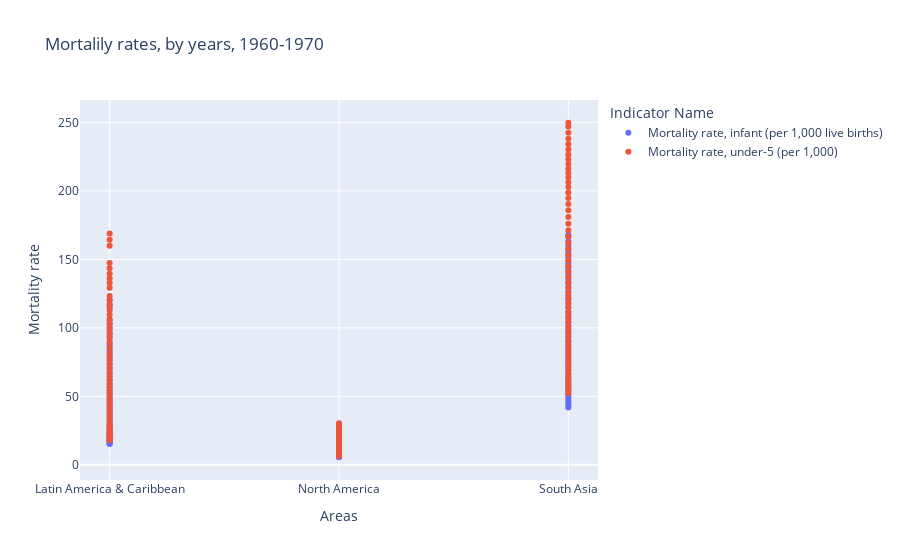

This figure's notebook cell:
### Code cell
fig = px.scatter(mortal_rate, x="Country Name", y= mortal_rate.columns[2:]
                 ,color = "Indicator Name" , title = 'Mortalily rates, by years, 1960-1970') # could not choose all the columns here
fig.update_layout(yaxis_title = 'Mortality rate', xaxis_title = 'Areas')
fig.show()

### Figure 1 — Plotly figure (JSON) as saved in the notebook; plotly's stock layout.template omitted (floating-point values rounded to 4 significant figures; data arrays with more than 128 entries replaced by an {"elided": "..."} marker saying what was removed)
{"data": [{"hovertemplate": "Indicator Name=Mortality rate, infant (per 1,000 live births)<br>Country Name=%{x}<br>value=%{y}<extra></extra>", "legendgroup": "Mortality rate, infant (per 1,000 live births)", "marker": {"color": "#636efa", "symbol": "circle"}, "mode": "markers", "name": "Mortality rate, infant (per 1,000 live births)", "orientation": "v", "showlegend": true, "type": "scatter", "x": {"elided": "168 str values"}, "xaxis": "x", "y": {"elided": "168 float values"}, "yaxis": "y"}, {"hovertemplate": "Indicator Name=Mortality rate, under-5 (per 1,000)<br>Country Name=%{x}<br>value=%{y}<extra></extra>", "legendgroup": "Mortality rate, under-5 (per 1,000)", "marker": {"color": "#EF553B", "symbol": "circle"}, "mode": "markers", "name": "Mortality rate, under-5 (per 1,000)", "orientation": "v", "showlegend": true, "type": "scatter", "x": {"elided": "168 str values"}, "xaxis": "x", "y": {"elided": "168 float values"}, "yaxis": "y"}], "layout": {"legend": {"title": {"text": "Indicator Name"}, "tracegroupgap": 0}, "title": {"text": "Mortalily rates, by years, 1960-1970"}, "xaxis": {"anchor": "y", "domain": [0, 1], "title": {"text": "Areas"}}, "yaxis": {"anchor": "x", "domain": [0, 1], "title": {"text": "Mortality rate"}}}}
